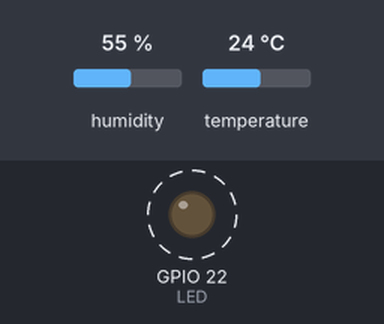
Bench run of a sketch on a simulated ESP32. Parts: output pins drawn as LEDs (lit = HIGH). Dashed ring = blinking. Inputs (shaded band) come from the test bench; at power-on: humidity 55 %, temperature 24 °C. Nothing arrives over Bluetooth unless stated; a phone connects over Bluetooth LE 3 s after start; pins used as bus, display or sensor lines are not drawn; what the sketch prints to the serial monitor is not drawn.

Above: at 3.0 s.
Timing chart, 0 to 6.6 s (numbered marks = the images above):
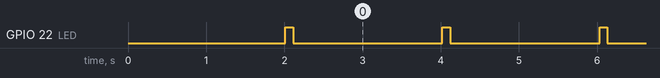

Measured:
- by itself, GPIO 22 (LED): alternates HIGH for 0.10 s and LOW for 1.9 s

The sketch:

DHT22_BLE_esp32.ino
```cpp
/*
This program send DHT22 data through BLE with an ESP32.
Datas sended are : humidity, temperature, dew point and heat index.
The UUID used are the one from the BLE GATT specifications : https://www.bluetooth.com/specifications/gatt
*/

/*
 * Define the pins used for the datas and power of DHT22
 * Définition de la broche utilisée pour les données du DHT22
 */

#define DHTDataPin 17
#define DHTPowerPin 4

/*Define the pin for builtin LED : Definition de la broche pour la led intégrée 22 et non 21 comme l'indique le peu de documentation*/
#define LED 22

/* BLE for ESP32 default library on ESP32-arduino framework
/ Inclusion des bibliotheques BLE pour l'environnement ESP-32 Arduino*/
#include <BLEDevice.h>
#include <BLEServer.h>
#include <BLEUtils.h>
#include <BLE2902.h>

/* DHT Data
 *  The DHT library provide two values from the sensor temperature and humidity with one decimal.
 *  The library provide also computed heat index and dew point which are also exposed through BLE
 */

#include <DHTesp.h>

  DHTesp dht;
  TempAndHumidity DHTData;
  uint16_t dHumidity;
  int16_t dTemp;
  int16_t dHeat;
  int16_t dDew;

  String sTemp;
  String sHumidity;
  String sHeat;
  String sDew;

/*
 *Server pointer and BLE characteristics pointers
 *Declaration du serveur et des pointeurs pour les caracteristiques BLE
 */
BLEServer* pServer = NULL;
BLECharacteristic* pTemp = NULL;
BLECharacteristic* pHumidity = NULL;
BLECharacteristic* pHeat = NULL;
BLECharacteristic* pDew = NULL;

/*
 *Value to store the BLE server connection state
 *Valeurs d'états de la connection BLE pour déterminer si il faut emettre les notifications ou non et recommencer a signale le capteur pour le BLE 4.1
 */
bool deviceConnected = false;
bool oldDeviceConnected = false;

/*
 *Format presentation descriptor
 *Définition des format de données pour le descripteur 0x2904 conforme à la norme BLE GATT
 */

uint8_t presentationHumidity[] = {
  0x06, // Format = 6 = "unsigned 16-bit integer"
  0x02, // Exponent = 2
  0xAD, // Unit = 0x27AD = "percentage" (low byte)
  0x27, // ditto (high byte)
  0x01, // Namespace = 1 = "Bluetooth SIG Assigned Numbers"
  0x00, // Description = 0 = "unknown" (low byte)
  0x00, // ditto (high byte)
};
uint8_t presentationTemp[] = {
  0x0E, // Format = E = "signed 16-bit integer"
  0x02, // Exponent = 2
  0x2F, // Unit = 0x272F = "Celsius temperature" (low byte)
  0x27, // ditto (high byte)
  0x01, // Namespace = 1 = "Bluetooth SIG Assigned Numbers"
  0x00, // Description = 0 = "unknown" (low byte)
  0x00, // ditto (high byte)
};
uint8_t presentationDew[] = {
  0x0E, // Format = E = "signed 16-bit integer"
  0x02, // Exponent = 2
  0x2F, // Unit = 0x272F = "Celsius temperature" (low byte)
  0x27, // ditto (high byte)
  0x01, // Namespace = 1 = "Bluetooth SIG Assigned Numbers"
  0x00, // Description = 0 = "unknown" (low byte)
  0x00, // ditto (high byte)
};
uint8_t presentationHeat[] = {
  0x06, // Format = E = "signed 16-bit integer"
  0x02, // Exponent = 2
  0x2F, // Unit = 0x272F = "Celsius temperature" (low byte)
  0x27, // ditto (high byte)
  0x01, // Namespace = 1 = "Bluetooth SIG Assigned Numbers"
  0x00, // Description = 0 = "unknown" (low byte)
  0x00, // ditto (high byte)
};


// Definitions des valeurs pour le service "donnees environnementales" conforme aux definitions de la norme BLE

#define ENV_SERVICE_UUID  BLEUUID((uint16_t)0x181A) // 0x181A is the service for Environnemental Sensing : service pour les capteurs environnementaux
#define TEMP_UUID  BLEUUID((uint16_t)0x2A6E) // 0x2A6E is the characteristic for Temperature from ENV : en degres celsius correspond a un : sint16, Decimal,-2, soit 2 ouchar4 char
#define HUMIDITY_UUID BLEUUID((uint16_t)0x2A6F) // 0x2A6F : relative humidity in % correspond a un : uint16 ,Decimal, -1, soit 2 char
#define DEW_UUID BLEUUID((uint16_t)0x2A7B) // Dew Point in Celsius degrees with two decimals int
#define HEAT_UUID BLEUUID((uint16_t)0x2A7A) // Heat Index in Celsius degrees


/*
 * Callbacks fontion launched by the server when a connection or a disconnection occur
 * Fonction definie par la bibliotheque qui est lancée lorsque l'état du serveur BLE change : événement : connexion et deconnexion
 */
class MyServerCallbacks: public BLEServerCallbacks {
    void onConnect(BLEServer* pServer) {
      deviceConnected = true;
      //BLEDevice::startAdvertising(); // needed to support multi-connect, that mean more than one client connected to server, must be commented if using BLE 4.0 device
    };

    void onDisconnect(BLEServer* pServer) {
      deviceConnected = false;
    }
};

bool getDHTData() {
  DHTData = dht.getTempAndHumidity(); //get the temperature and humidity
  if (dht.getStatus() != 0) {
    Serial.println("DHT22 error status: " + String(dht.getStatusString()));
    return false; // mostly due to a disconnected sensor
  }
  dTemp= (int16_t) (DHTData.temperature*100);
  dHumidity= (uint16_t) (DHTData.humidity*100);
  dHeat= (int16_t) (dht.computeHeatIndex(DHTData.temperature, DHTData.humidity)*100);
  dDew= (int16_t) (dht.computeDewPoint(DHTData.temperature, DHTData.humidity)*100);
  sTemp=String(DHTData.temperature);
  sHumidity=String(DHTData.humidity);
  sHeat= String (dht.computeHeatIndex(DHTData.temperature, DHTData.humidity));
  sDew= String(dht.computeDewPoint(DHTData.temperature, DHTData.humidity));
  return true;
}


void setup() {
  pinMode(LED,OUTPUT);
  /*
   * Define the power pin for the DHT in order to get it of when not connected
   * Définition de la broche pour alimenter le DHT quand il est utilisé mais pas lorsque le capteur est en charge
   * Cela permet également de téléverser avec le composant soudé sinon il faudrait le déconnecter
   */
  pinMode(DHTPowerPin,OUTPUT);
  digitalWrite(DHTPowerPin,HIGH); // power on the DHT
  /* Init the serial connection through USB
   * Demarrage de la connection serie a travers le port USB
   */
  Serial.begin(115200);

  /* Init the I2C connection to the DHT sensor
   */
    dht.setup(DHTDataPin, DHTesp::DHT22); // pin for the data DHT I2C connection, then type of sensor DHT11, DHT22 etc...

    //Init the BLE Server : Demarrage du serveur BLE
  // Create the BLE Device : Creation du peripherique BLE et definition de son nom qui s'affichera lors du scan : peut contenir une reference unique egalement
  BLEDevice::init("ExplordDHT");

  // Create the BLE Server : Creation du serveur BLE et mise en place de la fonction de callback pour savoir si le serveur est connecté et doit commencer à envoyer des notifications
  pServer = BLEDevice::createServer();
  pServer->setCallbacks(new MyServerCallbacks());

  // Create the BLE Service for the Environnemental Sensing Data : Creation du service pour les données environnementales
  BLEService *pEnvService = pServer->createService(ENV_SERVICE_UUID);

  // Create BLE Characteristics : Creation des caractéristiques dans le service des données environnementales
  //pTemp = pEnvService->createCharacteristic(TEMP_UUID,BLECharacteristic::PROPERTY_READ | BLECharacteristic::PROPERTY_NOTIFY | BLECharacteristic::PROPERTY_INDICATE );
  pHumidity = pEnvService->createCharacteristic(HUMIDITY_UUID,BLECharacteristic::PROPERTY_READ | BLECharacteristic::PROPERTY_NOTIFY );
  pTemp = pEnvService->createCharacteristic(TEMP_UUID,BLECharacteristic::PROPERTY_READ | BLECharacteristic::PROPERTY_NOTIFY );
  pDew = pEnvService->createCharacteristic(DEW_UUID,BLECharacteristic::PROPERTY_READ | BLECharacteristic::PROPERTY_NOTIFY  );
  pHeat = pEnvService->createCharacteristic(HEAT_UUID,BLECharacteristic::PROPERTY_READ | BLECharacteristic::PROPERTY_NOTIFY );

  // Create a BLE Descriptor with BLE2902 (which manage the Notify settings)
  pHumidity->addDescriptor(new BLE2902());
  pTemp->addDescriptor(new BLE2902());
  pDew->addDescriptor(new BLE2902());
  pHeat->addDescriptor(new BLE2902());

 //Define the presentation format for each characteristic ( Characteristic Presentation Format) : Définition des descripteurs contenant les informations sur la presentation des valeurs mesurées
  BLEDescriptor *presentationHumidityDescriptor = new BLEDescriptor((uint16_t)0x2904);
  pHumidity->addDescriptor(presentationHumidityDescriptor);
  presentationHumidityDescriptor->setValue(presentationHumidity, sizeof presentationHumidity);

  BLEDescriptor *presentationTempDescriptor = new BLEDescriptor((uint16_t)0x2904);
  pTemp->addDescriptor(presentationTempDescriptor);
  presentationTempDescriptor->setValue(presentationTemp, sizeof presentationTemp);

  BLEDescriptor *presentationDewDescriptor = new BLEDescriptor((uint16_t)0x2904);
  pDew->addDescriptor(presentationDewDescriptor);
  presentationDewDescriptor->setValue(presentationDew, sizeof presentationDew);

  BLEDescriptor *presentationHeatDescriptor = new BLEDescriptor((uint16_t)0x2904);
  pHeat->addDescriptor(presentationHeatDescriptor);
  presentationHeatDescriptor->setValue(presentationHeat, sizeof presentationHeat);


  // Start the service : Demarrage des services sur les données environnementales
  pEnvService->start();

  // Start advertising : Demarrage des notifications pour le client
  BLEAdvertising *pAdvertising = BLEDevice::getAdvertising();
  pAdvertising->addServiceUUID(ENV_SERVICE_UUID);
  pAdvertising->setScanResponse(false);
  pAdvertising->setMinPreferred(0x0);  // set value to 0x00 to not advertise this parameter
  BLEDevice::startAdvertising();
  //Serial.println("Waiting a client connection to notify... : En attente d'une connection BLE pour notifier");
  Serial.println("Humidity, Temperature,Dew Point,Heat Index");
  delay(2000); // The DHT need about 2 secondes to calculate new values : Il faut laisser du temps au DHT pour calculer l'humidité et la température
}

void loop() {
    if (getDHTData()){ //true if new datas are collected by DHT sensor : vrai si des nouvelles données envoyées par le DHT sont disponibles
                digitalWrite(LED,HIGH);
		            Serial.println(String(sHumidity+","+sTemp+","+sDew+","+sHeat));

      if (deviceConnected) { // if a BLE device is connected : si un peripherique BLE est connecté
                //Define new value and notify to connected client : Definition et notification des nouvelles valeurs
                pHumidity->setValue((uint8_t*)&dHumidity, sizeof(dHumidity));
                pHumidity->notify();
                pTemp->setValue((uint8_t*)&dTemp, sizeof(dTemp)); // changed to work with temperature characteristic was 4 before
                pTemp->notify();
                pDew->setValue((uint8_t*)&dDew, sizeof(dDew));
                pDew->notify();
                pHeat->setValue((uint8_t*)&dHeat,  sizeof(dHeat));
                pHeat->notify();

            }
            delay(100);
            digitalWrite(LED,LOW);
            delay(1900); // The DHT need about 2 seconds to calculate new values : pour le DHT il faut au moins 2 secondes

    }

    // disconnecting
    if (!deviceConnected && oldDeviceConnected) {
        delay(500); // give the bluetooth stack the chance to get things ready : si le client n'est pas connecté le capteur retente de proposer des données
        pServer->startAdvertising(); // restart advertising
        Serial.println("Restart advertising");
        oldDeviceConnected = deviceConnected;
    }
    // connecting
    if (deviceConnected && !oldDeviceConnected) {
        // do stuff here on connecting
	      Serial.println("Connection to a BLE client done");
        oldDeviceConnected = deviceConnected;
    }

}
```
